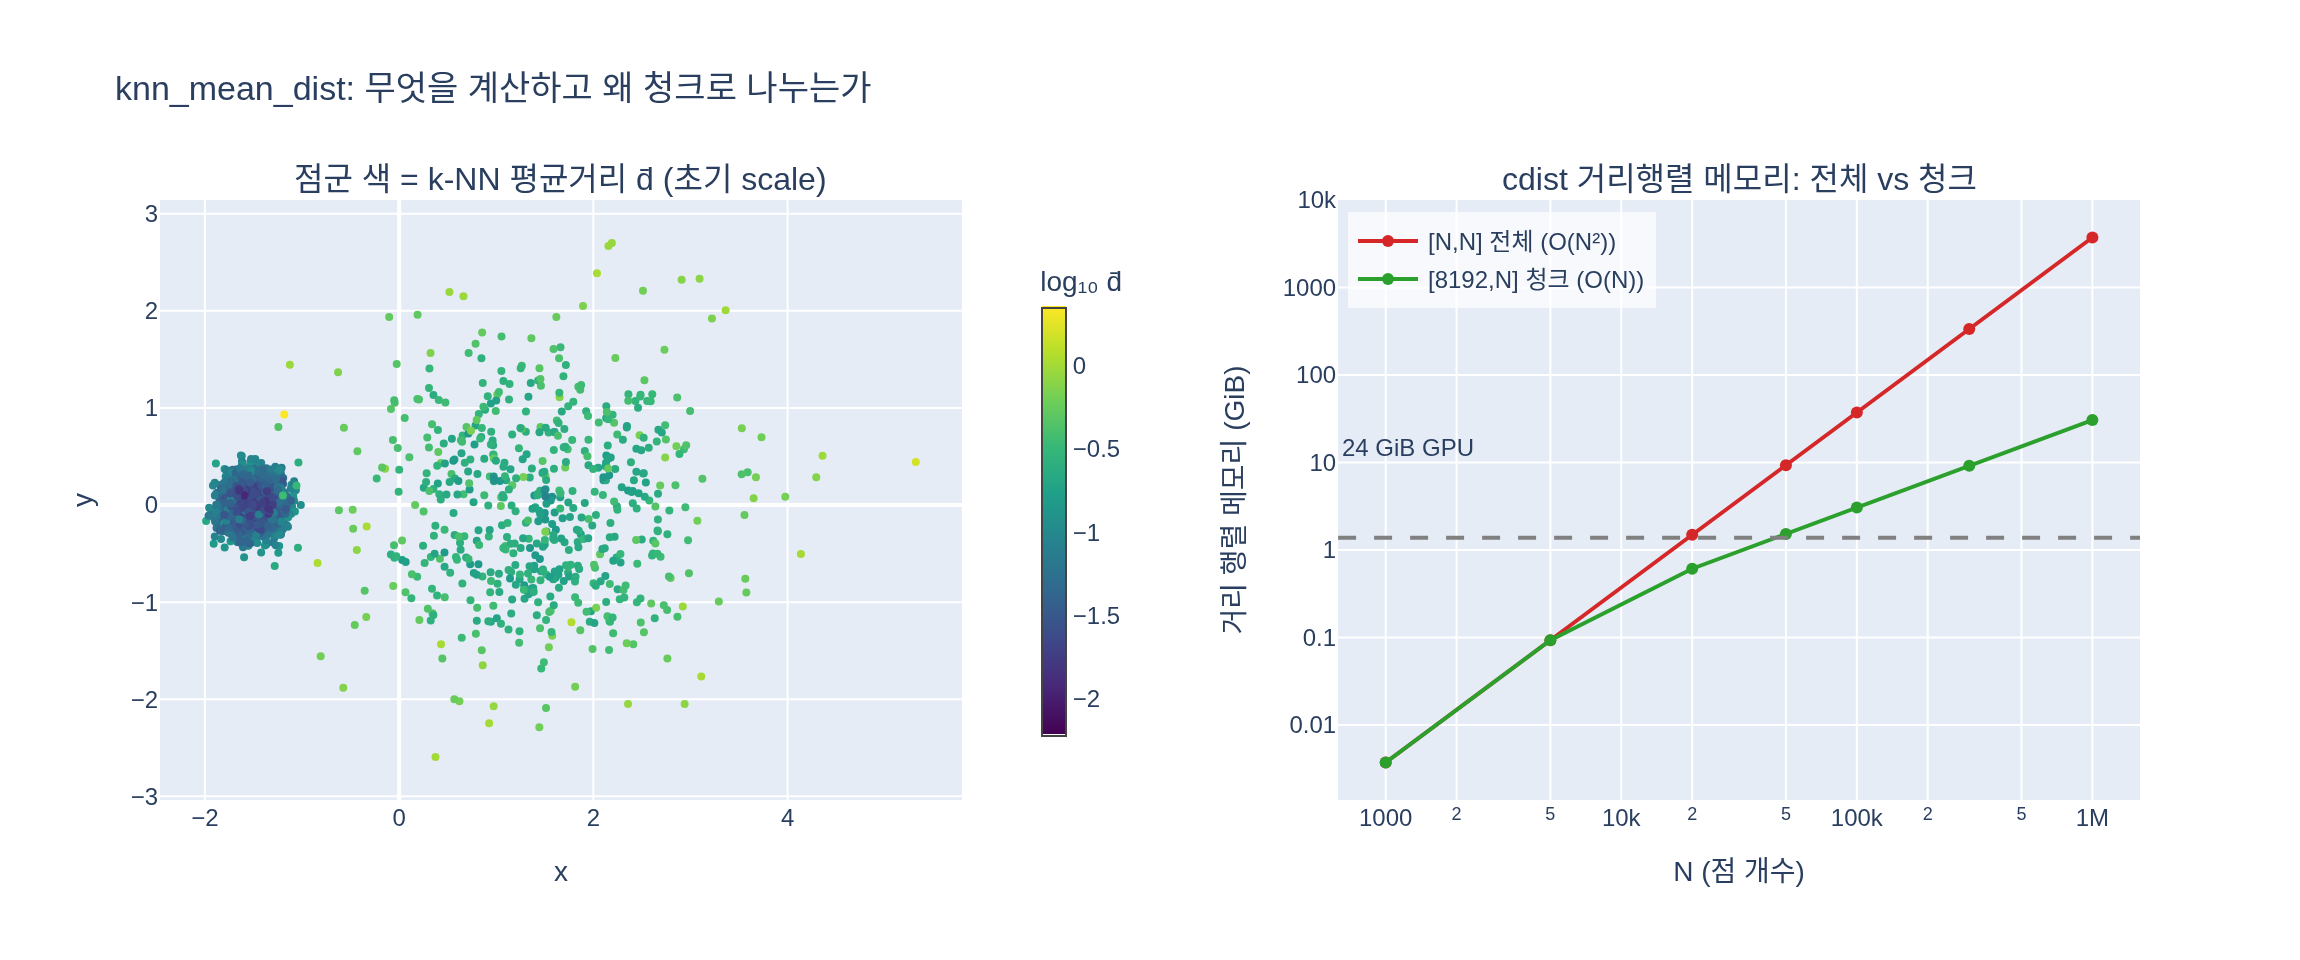

Generate this figure with Python:
# %% [markdown]
# # `knn_mean_dist` — k-최근접 이웃 평균거리와 청크 처리
#
# 필요 패키지: torch, numpy, plotly, kaleido
#
# 3DGS 초기화에서 각 Gaussian의 `scales`는 **주변 점 밀도**에 맞춰 정해진다.
# 점 $p_i$에 대해 자기 자신을 뺀 $k$개의 최근접 이웃 거리를 $d_{i,1}\le\dots\le d_{i,k}$라 하면
#
# $$\bar d_i = \frac{1}{k}\sum_{j=1}^{k} d_{i,j},\qquad
#   \texttt{scales}_i = \log \bar d_i \;\;(\text{3축 동일})$$
#
# 즉 이웃이 멀면(희소) 큰 Gaussian, 가까우면(조밀) 작은 Gaussian이 된다.
#
# 문제는 계산량이 아니라 **메모리**다. `torch.cdist(points, points)`는 $[N,N]$ 행렬을
# 한 번에 만들므로 float32에서 $4N^2$ 바이트가 필요하다. $N=300{,}000$이면 335 GiB.
# 그래서 질의 점을 `chunk=8192`개씩 잘라 $[\text{chunk}, N]$ 행렬만 만들고
# 부분 결과를 이어붙인다: 최대 메모리가 $4\cdot\text{chunk}\cdot N$로 떨어진다.

# %%
import numpy as np
import torch
import plotly.graph_objects as go


def _show(fig):
    try:
        from IPython import get_ipython

        if get_ipython() is not None:  # VSCode 셀/Jupyter에서만 렌더링
            fig.show()
    except ImportError:
        pass


DEV = "cuda" if torch.cuda.is_available() else "cpu"
torch.manual_seed(0)
print("device:", DEV, "| torch:", torch.__version__)
# 출력: device: cuda | torch: 2.9.1+cu128

# %% [markdown]
# ## 1. 원본 구현과 순진한(naive) 구현
#
# 워크스루의 구현은 청크 루프 안에서 세 가지를 한다.
#
# 1. `torch.cdist(points[i:i+chunk], points)` → `[chunk, N]` 거리 행렬
# 2. `d.topk(k+1, largest=False).values[:, 1:]` → 가장 작은 $k+1$개 중 **첫 열(자기 자신, 거리 0)을 버림**
# 3. `.mean(dim=-1)` → 이웃 $k$개 거리의 평균
#
# 마지막에 `torch.cat(out)`으로 다시 `[N]` 텐서로 합친다.

# %%
def knn_mean_dist(points: torch.Tensor, k: int = 3, chunk: int = 8192) -> torch.Tensor:
    """각 점에서 k-최근접 이웃까지의 평균 거리 (GPU, 청크 처리)."""
    out = []
    for i in range(0, len(points), chunk):
        d = torch.cdist(points[i : i + chunk], points)  # [chunk, N]
        knn_d = d.topk(k + 1, largest=False).values[:, 1:]  # 자기 자신 제외
        out.append(knn_d.mean(dim=-1))
    return torch.cat(out)


def knn_mean_dist_naive(points: torch.Tensor, k: int = 3) -> torch.Tensor:
    """청크 없이 [N, N]을 한 번에 만드는 버전 — 결과는 같고 메모리만 폭발한다."""
    d = torch.cdist(points, points)  # [N, N]  <-- 여기가 문제
    return d.topk(k + 1, largest=False).values[:, 1:].mean(dim=-1)


pts = torch.rand(5000, 3, device=DEV) * 4.0
a = knn_mean_dist(pts, k=3, chunk=512)
b = knn_mean_dist_naive(pts, k=3)
print("shape:", tuple(a.shape), "| naive 대비 max abs diff:", (a - b).abs().max().item())
print("chunk=1 대비 max abs diff:", (a - knn_mean_dist(pts, 3, chunk=1)).abs().max().item())
# 출력: shape: (5000,) | naive 대비 max abs diff: 0.0
# 출력: chunk=1 대비 max abs diff: 2.3096799850463867e-05

# %% [markdown]
# **청크 크기는 결과를 (수치오차 범위 안에서) 바꾸지 않는다.** 각 행(질의 점)의 이웃 탐색이
# 서로 독립이고, 모든 청크가 항상 *전체* `points`를 상대로 거리를 재기 때문이다.
# (`chunk=1`에서 $10^{-5}$ 수준 차이가 보이는 건 행 수에 따라 `cdist`가 다른 커널 경로를
# 타면서 생기는 float32 반올림 차이일 뿐, 알고리즘 차이가 아니다.)
# `chunk`는 순수하게 메모리↔커널 호출 횟수의 트레이드오프 노브다.
#
# ## 2. 왜 청크인가 — $[N,N]$ 행렬의 크기

# %%
def gib(n_rows: int, n_cols: int) -> float:
    return n_rows * n_cols * 4 / 2**30  # float32


print(f"{'N':>10} {'[N,N] 전체':>14} {'[8192,N] 청크':>14} {'절감':>8}")
for N in (50_000, 100_000, 300_000, 1_000_000):
    full, ch = gib(N, N), gib(min(8192, N), N)
    print(f"{N:>10,} {full:>11.1f} GiB {ch:>11.1f} GiB {full / ch:>7.0f}x")
# 출력:          N     [N,N] 전체  [8192,N] 청크       절감
# 출력:     50,000         9.3 GiB         1.5 GiB       6x
# 출력:    100,000        37.3 GiB         3.1 GiB      12x
# 출력:    300,000       335.3 GiB         9.2 GiB      37x
# 출력:  1,000,000      3725.3 GiB        30.5 GiB     122x
#
# COLMAP SfM 포인트가 보통 10만~30만 개이므로 전체 행렬은 어떤 GPU에도 올라가지 않는다.
# 반대로 청크 버전은 N에 대해 **선형**으로만 커진다(위 표의 3번째 열).

# %%
# 실제 할당량 측정 (CUDA에서만 의미 있음)
if DEV == "cuda":
    P = torch.rand(40_000, 3, device=DEV) * 4.0
    for label, fn in (("chunk=8192", lambda: knn_mean_dist(P, 3, 8192)),
                      ("naive(N,N)", lambda: knn_mean_dist_naive(P, 3))):
        torch.cuda.empty_cache()
        torch.cuda.reset_peak_memory_stats()
        fn()
        torch.cuda.synchronize()
        print(f"N=40,000 {label:>11}: peak {torch.cuda.max_memory_allocated() / 2**30:.2f} GiB")
# 출력: N=40,000  chunk=8192: peak 2.45 GiB
# 출력: N=40,000  naive(N,N): peak 6.03 GiB

# %% [markdown]
# ## 3. 청크 크기에 따른 속도 / 메모리 곡선
#
# 청크를 너무 작게 잡으면 커널 호출·`topk` 오버헤드가 늘고, 너무 크게 잡으면 OOM이다.
# 8192는 "수 GiB 안에서 GPU를 충분히 채우는" 실용적 중간값이다.

# %%
import time

N = 40_000
P = torch.rand(N, 3, device=DEV) * 4.0
chunks, times, peaks = [256, 512, 1024, 2048, 4096, 8192, 16384], [], []
for c in chunks:
    if DEV == "cuda":
        torch.cuda.empty_cache()
        torch.cuda.reset_peak_memory_stats()
    knn_mean_dist(P, 3, c)  # warm-up
    if DEV == "cuda":
        torch.cuda.synchronize()
    t0 = time.perf_counter()
    knn_mean_dist(P, 3, c)
    if DEV == "cuda":
        torch.cuda.synchronize()
    times.append((time.perf_counter() - t0) * 1e3)
    peaks.append(torch.cuda.max_memory_allocated() / 2**30 if DEV == "cuda" else gib(c, N))
    print(f"chunk={c:>6}: {times[-1]:7.1f} ms, peak {peaks[-1]:.2f} GiB")
# 출력: chunk=   256:   108.0 ms, peak 0.09 GiB
# 출력: chunk=   512:    93.3 ms, peak 0.16 GiB
# 출력: chunk=  1024:    87.9 ms, peak 0.31 GiB
# 출력: chunk=  2048:    84.9 ms, peak 0.62 GiB
# 출력: chunk=  4096:    83.4 ms, peak 1.23 GiB
# 출력: chunk=  8192:    82.8 ms, peak 2.45 GiB
# 출력: chunk= 16384:    82.4 ms, peak 4.89 GiB
#
# 시간은 chunk≈2048부터 거의 평평해지고(83~85 ms) 메모리만 선형으로 증가한다.
# → 속도를 위해 chunk를 더 키울 이유가 없고, 8192는 안전한 상한 쪽 선택이다.

# %% [markdown]
# ## 4. 이 값이 실제로 무엇에 쓰이는가 — `scales` 초기화
#
# 조밀한 영역과 희소한 영역을 섞은 점군에서 $\bar d_i$가 밀도를 그대로 반영하는지 본다.

# %%
g = torch.Generator(device="cpu").manual_seed(1)
dense = torch.randn(3000, 3, generator=g) * 0.15 + torch.tensor([-1.5, 0.0, 0.0])
sparse = torch.randn(600, 3, generator=g) * 0.9 + torch.tensor([1.5, 0.0, 0.0])
mixed = torch.cat([dense, sparse]).to(DEV)

d_avg = knn_mean_dist(mixed, k=3, chunk=1024)
scales_log = torch.log(d_avg)  # simple_trainer 의 splats["scales"] 초기값
print(f"조밀 영역  mean d̄ = {d_avg[:3000].mean():.4f}, log = {scales_log[:3000].mean():.3f}")
print(f"희소 영역  mean d̄ = {d_avg[3000:].mean():.4f}, log = {scales_log[3000:].mean():.3f}")
print(f"희소/조밀 크기 비 = {d_avg[3000:].mean() / d_avg[:3000].mean():.1f}x")
# 출력: 조밀 영역  mean d̄ = 0.0337, log = -3.512
# 출력: 희소 영역  mean d̄ = 0.3428, log = -1.191
# 출력: 희소/조밀 크기 비 = 10.2x
#
# 희소 영역의 Gaussian이 약 10배 크게 초기화된다 → 빈틈 없이 덮되 과하게 겹치지 않는다.

# %% [markdown]
# ## 5. 함정: 중복 점 → 거리 0 → `log` 가 $-\infty$
#
# `[:, 1:]`은 "0번째 열이 자기 자신"이라는 가정이다. 완전히 겹친 점이 $k$개 이상 있으면
# 이웃 거리도 0이 되어 $\bar d_i = 0$, `torch.log(0) = -inf`가 `scales`에 들어간다.

# %%
dup = torch.cat([torch.zeros(4, 3), torch.rand(20, 3) + 1.0]).to(DEV)
d_dup = knn_mean_dist(dup, k=3, chunk=8)
print("중복점 d̄:", d_dup[:4].tolist(), "→ log:", torch.log(d_dup[:4]).tolist())
# 출력: 중복점 d̄: [0.0, 0.0, 0.0, 0.0] → log: [-inf, -inf, -inf, -inf]
print("clamp 후 log:", torch.log(d_dup[:4].clamp_min(1e-7)).tolist()[:2])
# 출력: clamp 후 log: [-16.11809539794922, -16.11809539794922]

# %% [markdown]
# ## 6. 상류 구현과의 차이
#
# `examples/utils.py:156`의 `knn()`은 sklearn `NearestNeighbors`(CPU, KD-tree)를 쓰고,
# `simple_trainer.py:321`은 거리의 **제곱평균제곱근(RMS)** 을 쓴다:
#
# $$\texttt{utils}: \sqrt{\tfrac{1}{k}\sum_j d_{i,j}^2}\quad\text{vs}\quad
#   \texttt{walkthrough}: \tfrac{1}{k}\sum_j d_{i,j}$$
#
# 젠센 부등식으로 RMS $\ge$ 산술평균이므로 워크스루 쪽이 살짝 작은 초기 스케일을 준다.

# %%
d = torch.cdist(mixed, mixed).topk(4, largest=False).values[:, 1:]
rms = (d**2).mean(dim=-1).sqrt()
am = d.mean(dim=-1)
print(f"RMS/AM 평균 비: {(rms / am).mean():.4f}  (항상 >= 1)")
print(f"log 차이 평균:  {(torch.log(rms) - torch.log(am)).mean():.4f}")
# 출력: RMS/AM 평균 비: 1.0279  (항상 >= 1)
# 출력: log 차이 평균:  0.0270

# %% [markdown]
# ## 7. 시각화
#
# 왼쪽: 조밀/희소 혼합 점군을 $\log_{10}\bar d_i$(= 초기 Gaussian 크기)로 색칠.
# 조밀 클러스터는 어둡고(작은 Gaussian), 희소 영역은 밝다(큰 Gaussian).
# 오른쪽: $[N,N]$ 전체($O(N^2)$) vs $[8192,N]$ 청크($O(N)$)의 메모리 스케일링과 24 GiB GPU 한계선.
#
# 주의: plotly의 log 축에서 `add_hline`/`add_vline`의 좌표는 **log10 값**이어야 한다
# (`y=24`로 쓰면 $10^{24}$ 위치에 선이 그려져 축 범위가 망가진다).

# %%
import math

from plotly.subplots import make_subplots

m = mixed.cpu().numpy()
dv = d_avg.cpu().numpy()
fig = make_subplots(
    rows=1, cols=2, horizontal_spacing=0.19,
    subplot_titles=("점군 색 = k-NN 평균거리 d̄ (초기 scale)", "cdist 거리행렬 메모리: 전체 vs 청크"),
)
fig.add_trace(
    go.Scatter(
        x=m[:, 0], y=m[:, 1], mode="markers", customdata=dv,
        marker=dict(size=4, color=np.log10(dv), colorscale="Viridis", showscale=True,
                    colorbar=dict(title="log₁₀ d̄", x=0.435, thickness=12, len=0.85)),
        name="points", showlegend=False, hovertemplate="d̄=%{customdata:.4f}<extra></extra>",
    ), row=1, col=1,
)
Ns = np.array([1_000, 5_000, 20_000, 50_000, 100_000, 300_000, 1_000_000])
fig.add_trace(go.Scatter(x=Ns, y=Ns * Ns * 4 / 2**30, mode="lines+markers",
                         name="[N,N] 전체 (O(N²))", line=dict(color="#d62728")), row=1, col=2)
fig.add_trace(go.Scatter(x=Ns, y=np.minimum(8192, Ns) * Ns * 4 / 2**30, mode="lines+markers",
                         name="[8192,N] 청크 (O(N))", line=dict(color="#2ca02c")), row=1, col=2)
fig.add_hline(y=math.log10(24), line=dict(color="gray", dash="dash"),  # log 축 → log10 좌표
              annotation_text="24 GiB GPU", annotation_position="bottom left", row=1, col=2)
fig.update_xaxes(type="log", title_text="N (점 개수)", row=1, col=2)
fig.update_yaxes(type="log", title_text="거리 행렬 메모리 (GiB)", dtick=1, row=1, col=2)
fig.update_xaxes(title_text="x", row=1, col=1)
fig.update_yaxes(title_text="y", scaleanchor="x", row=1, col=1)
fig.update_layout(height=480, width=1150, title_text="knn_mean_dist: 무엇을 계산하고 왜 청크로 나누는가",
                  legend=dict(x=0.60, y=0.98, bgcolor="rgba(255,255,255,0.7)"))
fig.write_image("expy.png", scale=2)
_show(fig)
print("saved expy.png")
# 출력: saved expy.png
